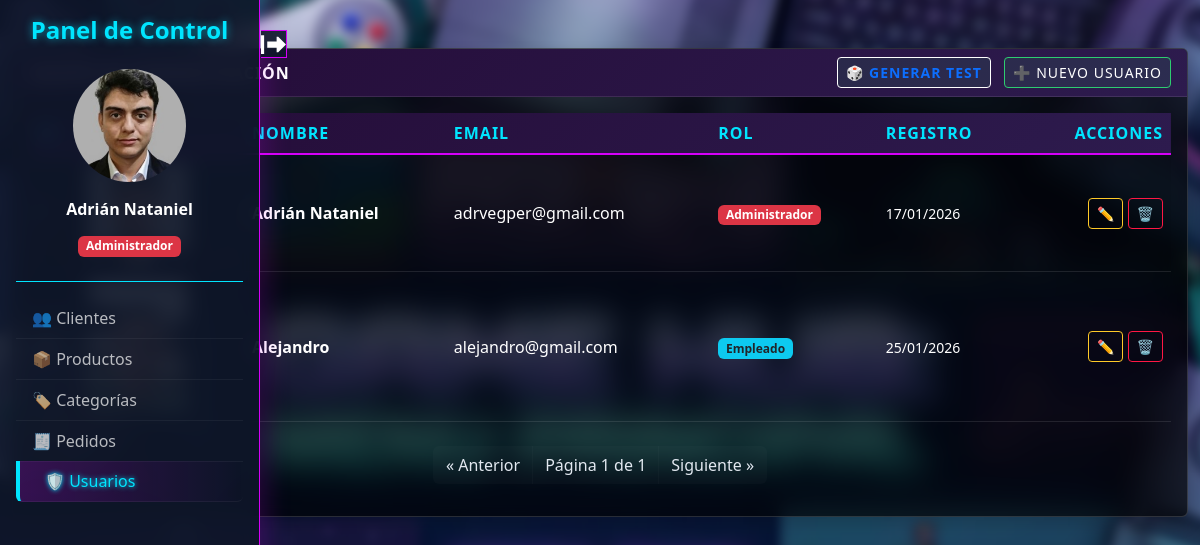
The page /usuarios/gestion_usuarios.php (signed in) on the database its author committed.
### tables this page shows
CREATE TABLE `usuarios` (
  `id` int(11) NOT NULL,
  `email` varchar(100) NOT NULL,
  `password` varchar(255) NOT NULL,
  `icono` varchar(255) NOT NULL,
  `rol` tinyint(1) NOT NULL,
  `nombre` varchar(100) NOT NULL,
  `create_time` timestamp NOT NULL DEFAULT current_timestamp()
);

### usuarios/gestion_usuarios.php (the view, shortened to what this page needs)
<?php
    include "../db/db.inc";
    $directorio = "../img/usuarios/";
    $registros_por_pagina = 15;
    $pagina = isset($_GET['pagina']) ? (int)$_GET['pagina'] : 1;
    $offset = ($pagina - 1) * $registros_por_pagina;
    $sql_total = "SELECT COUNT(*) as total FROM usuarios";
    $result_total = mysqli_query($conn, $sql_total);
    $row_total = mysqli_fetch_assoc($result_total);
    $total_registros = $row_total['total'];
    $total_paginas = ceil($total_registros / $registros_por_pagina);
    $sql = "SELECT * FROM usuarios ORDER BY id ASC LIMIT $offset, $registros_por_pagina";
    $res = mysqli_query($conn, $sql);
?>
<!DOCTYPE html>
<html lang="es">
<head>
    <link href="https://cdn.jsdelivr.net/npm/bootstrap@5.3.3/dist/css/bootstrap.min.css" rel="stylesheet">
    <link rel="stylesheet" href="../css/tablas.css">
</head>
<body class="bg-light">
    <?php include "../php/panel_control.php"; ?>
    <div class="container-fluid mt-4">
        <div class="card shadow mt-5">
            <div class="card-header bg-primary text-white d-flex justify-content-between align-items-center">
                <span>Equipo de Administración</span>
                <div>
                    <a href="?crear_test=1" class="btn btn-light btn-sm text-primary fw-bold me-2">
                        🎲 Generar Test
                    </a>
                    <a href="ins_usuario.php" class="btn btn-success btn-sm">
                        ➕ Nuevo Usuario
                    </a>
                </div>
            </div>
            <div class="card-body">
                <table class="table table-striped table-hover align-middle">
                    <thead class="table-dark">
                        <tr>
                            <th>ID</th>
                            <th>Icono</th>
                            <th>Nombre</th>
                            <th>Email</th>
                            <th>Rol</th>
                            <th>Registro</th>
                            <th class="text-end">Acciones</th>
                        </tr>
                    </thead>
                    <tbody>
                        <?php
                            while($row = mysqli_fetch_assoc($res)) {
                        ?>
                            <tr>
                                <td><?= $row['id'] ?></td>
                                <td><img src="<?=  $directorio.$row["icono"] ?>" alt="Icono de usuario" style="width: 100px;"></td>
                                <td><strong><?= htmlspecialchars($row['nombre']) ?></strong></td>
                                <td><?= htmlspecialchars($row['email']) ?></td>
                                <td>
                                    <?php
                                        if($row['rol'] == 1) {
                                    ?>
                                        <span class="badge bg-danger">Administrador</span>
                                    <?php } else {
                                    ?>
                                        <span class="badge bg-info text-dark">Empleado</span>
                                    <?php }
                                    ?>
                                </td>
                                <td><small><?= date("d/m/Y", strtotime($row['create_time'])) ?></small></td>
                                <td class="text-end">
                                    <a href="edit_usuario.php?id=<?= $row['id'] ?>" class="btn btn-sm btn-warning">✏️</a>
                                    <button onclick="eliminar(<?= $row['id'] ?>)" class="btn btn-sm btn-danger">🗑️</button>
                                </td>
                            </tr>
                        <?php }
                        ?>
                    </tbody>
                </table>
                <nav aria-label="Navegación de página" class="mt-4">
                    <ul class="pagination justify-content-center">
                        <li class="page-item <?= ($pagina <= 1) ? 'disabled' : '' ?>">
                            <a class="page-link" href="?pagina=<?= $pagina - 1 ?>" aria-label="Anterior">
                                <span aria-hidden="true">&laquo; Anterior</span>
                            </a>
                        </li>
                        <li class="page-item disabled">
                            <span class="page-link">
                                Página <?= $pagina ?> de <?= $total_paginas ?>
                            </span>
                        </li>
                        <li class="page-item <?= ($pagina >= $total_paginas) ? 'disabled' : '' ?>">
                            <a class="page-link" href="?pagina=<?= $pagina + 1 ?>" aria-label="Siguiente">
                                <span aria-hidden="true">Siguiente &raquo;</span>
                            </a>
                        </li>
                    </ul>
                </nav>
            </div>
        </div>
    </div>
</body>
</html>

### php/panel_control.php (shortened to what this page needs)
<aside id="sidebar" class="text-white d-flex flex-column p-3">
        <div id="flecha">
            <img src="../img/arrow-right-from-line-svgrepo-com.svg" alt="flecha">
        </div>
</aside>

### css/tablas.css (style rules this page uses)
body { font-family: "Segoe UI", Tahoma, Geneva, Verdana, sans-serif; color: #e2e8f0; position: relative; min-height: 100vh; }
body::before { content: ""; position: fixed; top: 0; left: 0; width: 100%; height: 100vh; z-index: -1; background-image: url("../img/fondo.jpg"); background-repeat: no-repeat; background-size: cover; background-position: center; filter: blur(5px); transform: scale(1.05); }
#sidebar { position: fixed; top: 0; left: -250px; width: 260px; height: 100vh; z-index: 1050; background-color: rgba(15, 23, 42, 0.9); -webkit-backdrop-filter: blur(10px); backdrop-filter: blur(10px); border-right: 1px solid #D500F9; box-shadow: 5px 0 25px rgba(213, 0, 249, 0.2); transition: left 0.3s ease-in-out; }
#sidebar #flecha { position: absolute; top: 30px; right: -28px; background-color: rgba(15, 23, 42, 0.9); border-top: 1px solid #D500F9; border-right: 1px solid #D500F9; border-bottom: 1px solid #D500F9; -webkit-backdrop-filter: blur(10px); backdrop-filter: blur(10px); }
#sidebar #flecha img { width: 25px; filter: invert(1); border-radius: 0px; }
#sidebar img { margin: 0 auto; border-radius: 100%; width: 5px; }
#sidebar::after { content: ""; position: absolute; width: 100px; top: 0; right: -100px; height: 100%; z-index: 0; background: transparent; }
.card { background-color: rgba(0, 0, 0, 0.65); -webkit-backdrop-filter: blur(15px); backdrop-filter: blur(15px); border: 1px solid rgba(255, 255, 255, 0.15); box-shadow: 0 10px 40px 0 rgba(0, 0, 0, 0.6); color: white; }
.card-header, .table-dark { background: linear-gradient(135deg, #240b36, #2d1b4e) !important; border-bottom: 1px solid rgba(255, 255, 255, 0.1); color: white; font-weight: 600; text-transform: uppercase; letter-spacing: 1px; }
.table { color: #e2e8f0 !important; border-color: rgba(255, 255, 255, 0.1); margin-bottom: 0; }
.table tr, .table th, .table td { color: white; background-color: transparent; border-bottom-color: rgba(255, 255, 255, 0.1); }
.table thead th { color: #00E5FF; border-bottom: 2px solid #D500F9; }
.table tbody tr { transition: all 0.3s ease-out; }
.btn-success { background: rgba(46, 204, 113, 0.1); border: 1px solid #2ecc71; }
.btn-sm { transition: all 0.3s ease-out; }
.btn-sm.btn-warning { background: transparent; border: 1px solid #ffca28; color: #ffca28; }
.btn-sm.btn-danger { background: transparent; border: 1px solid #ff1744; color: #ff1744; }
.btn-light { background: rgba(46, 204, 113, 0.1); border: 1px solid white; }
.pagination { margin-top: 1rem; }
.pagination .page-link { background-color: transparent; border: 1px solid rgba(255, 255, 255, 0.15); color: #e2e8f0; }
.pagination .page-item.disabled .page-link { background-color: rgba(255, 255, 255, 0.02); border-color: transparent; }
.container-fluid { max-width: 1500px; margin: 0 auto; }

### rows shown on the page
usuarios: icono (picture), nombre "Adrián Nataniel", email "adrvegper@gmail.com", rol "Administrador", create_time "17/01/2026"
usuarios: icono (picture), nombre "Alejandro", email "alejandro@gmail.com", rol "Empleado", create_time "25/01/2026"

### other values the page prints
$pagina "1"
$total_paginas "1"
